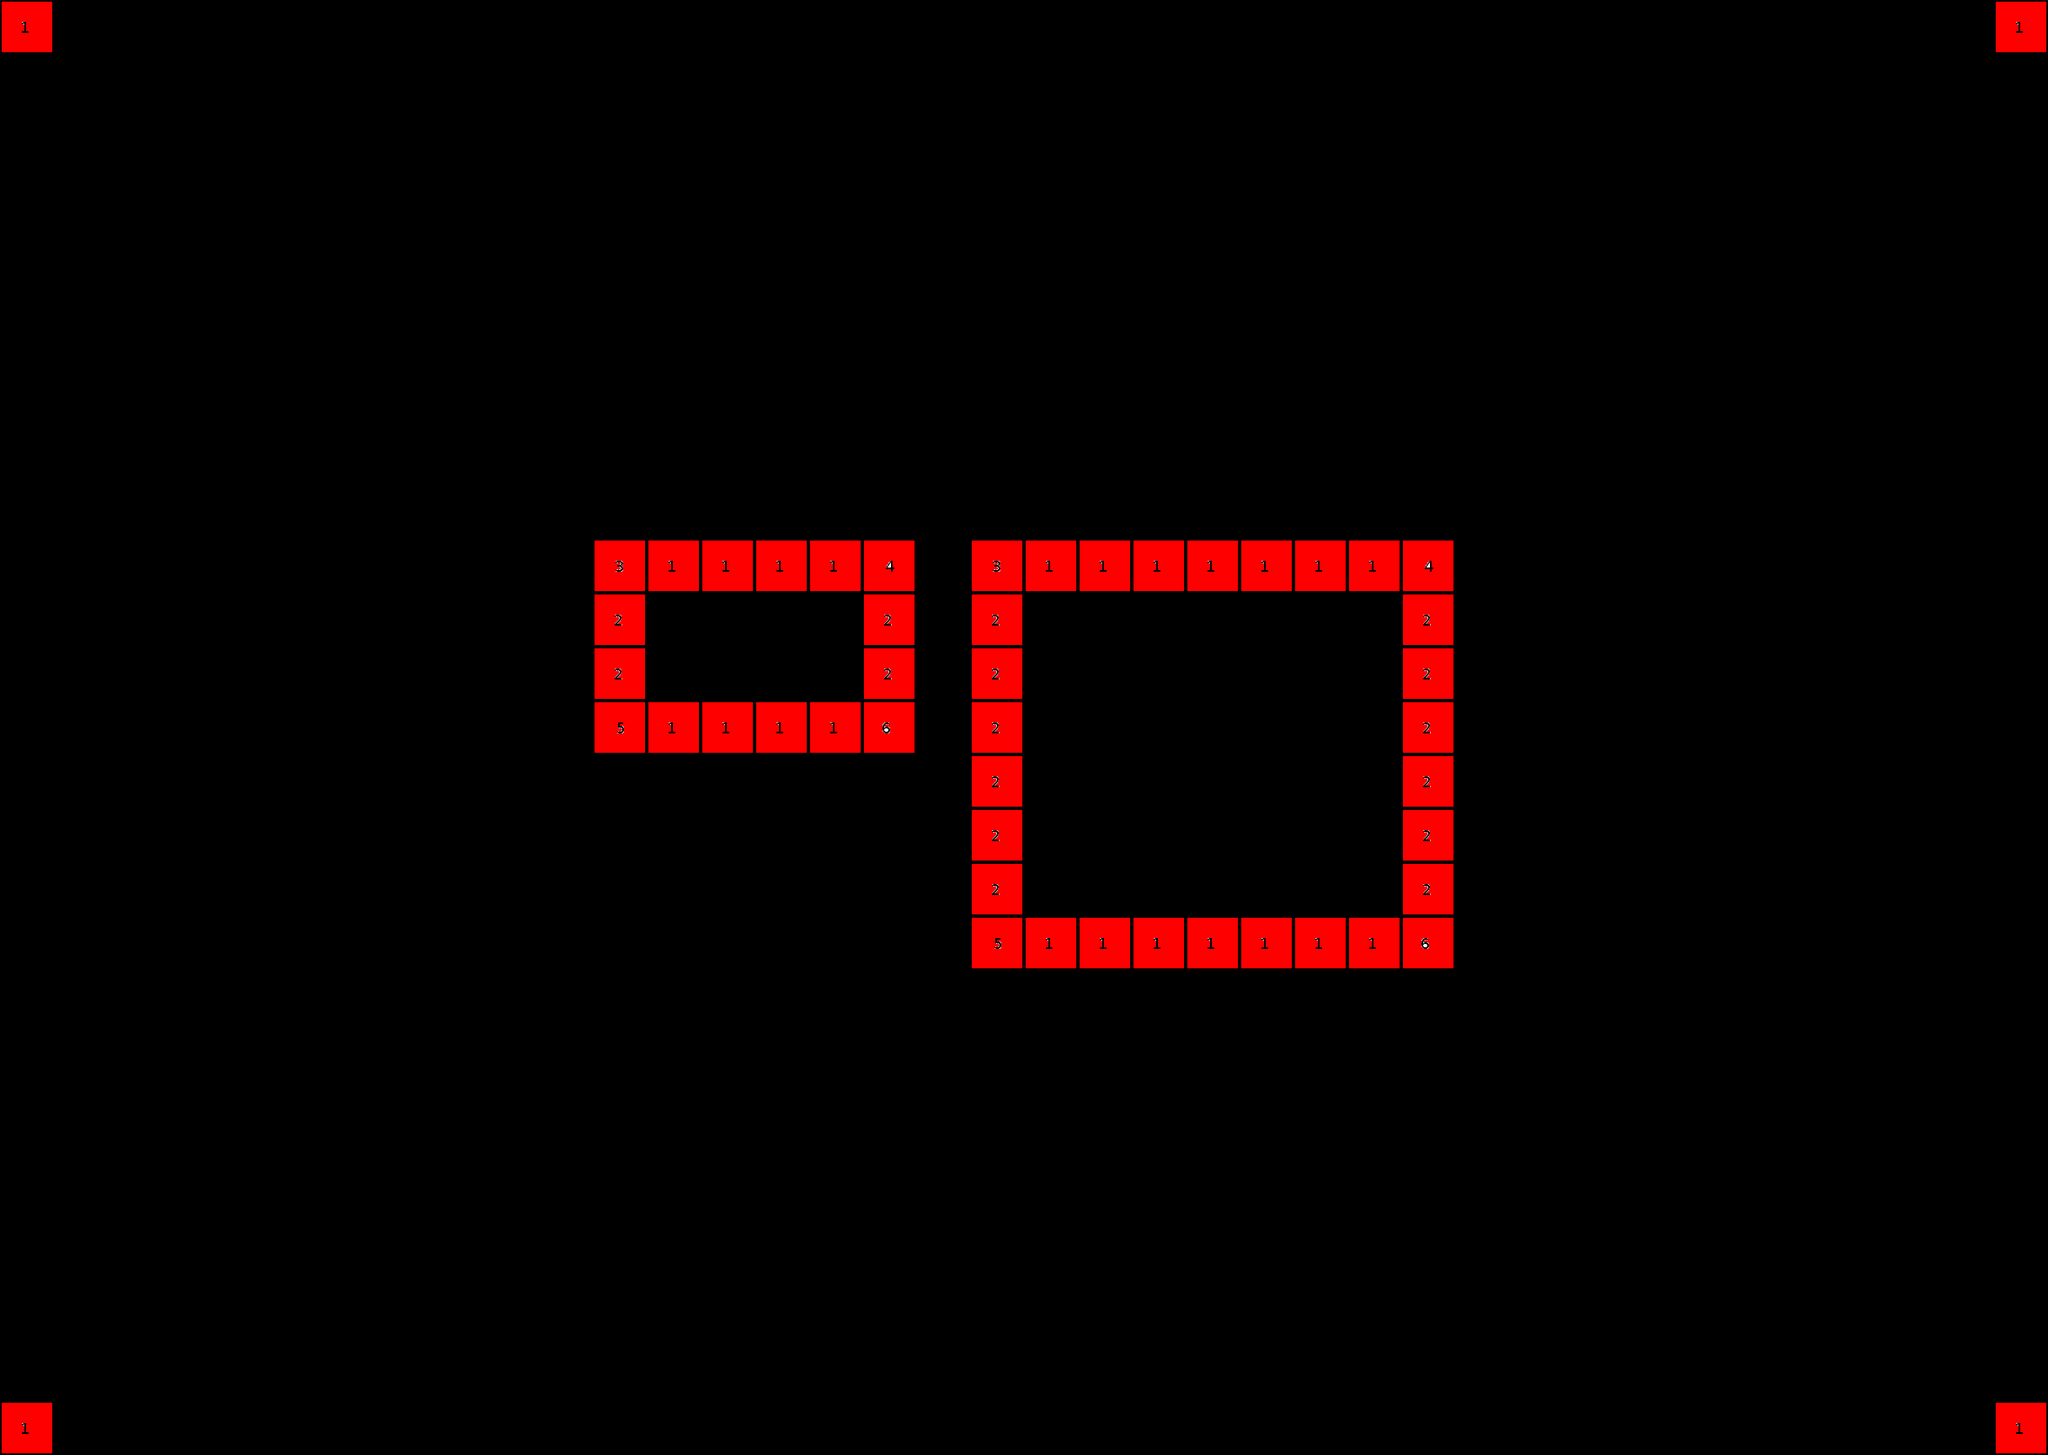

The image is a tile-based game level rendered from a .tmx file. Its description and source (layers, tilesets, objects; grid data summarised) follow:
An orthogonal 38x27 tile map with 64x64 px tiles, 2 tile layers (Track, Waypoints) and 165 objects (18x Climb, 17x Orc, 14x Enemy, 10x Lava, 9x MovingPlatform, ...).

<map version="1.4" tiledversion="1.4.2" orientation="orthogonal" renderorder="right-down" width="38" height="27" tilewidth="64" tileheight="64" infinite="0" nextlayerid="7" nextobjectid="166">
 <editorsettings>
  <export target="Track1.tmx" format="tmx" />
 </editorsettings>
 <tileset firstgid="1" name="Ortho" tilewidth="64" tileheight="64" tilecount="64" columns="8">
  <image source="Ortho.png" width="512" height="512" />
 </tileset>
 <layer id="1" name="Track" width="38" height="27">
  <data>[1026 cells, 50 non-empty, 6 distinct tile ids]</data>
 </layer>
 <layer id="2" name="Waypoints" width="38" height="27">
  <data>[1026 cells, 0 non-empty, 0 distinct tile ids]</data>
 </layer>
 <objectgroup id="3" name="Triggers" visible="0">
  <object id="1" type="Climb" x="157" y="1056" width="6" height="160" />
  <object id="2" type="Climb" x="1600" y="960" width="64" height="128" />
  <object id="3" type="Climb" x="1933" y="480" width="38" height="864" />
  <object id="4" type="Climb" x="2269" y="1184" width="6" height="160" />
  <object id="5" type="Lava" x="64" y="1632" width="1088" height="32" />
  <object id="6" type="Lava" x="1216" y="1632" width="1152" height="32" />
  <object id="7" type="Climb" x="832" y="1216" width="64" height="192" />
  <object id="8" type="Climb" x="128" y="1024" width="64" height="32" />
  <object id="9" type="Climb" x="2240" y="1152" width="64" height="32" />
  <object id="10" type="Exit" x="976" y="1056" width="32" height="32" />
  <object id="11" type="CanJump" x="128" y="960" width="64" height="32" />
  <object id="12" type="Slope" x="1408" y="960" width="128" height="128" />
  <object id="13" type="Slope" x="1088" y="1088" width="128" height="128" />
  <object id="14" type="Slope" x="1728" y="832" width="128" height="128" />
  <object id="15" type="CanJump" x="1600" y="896" width="64" height="32" />
  <object id="16" type="CanJump" x="832" y="1152" width="64" height="32" />
  <object id="17" type="CanJump" x="2240" y="1088" width="64" height="32" />
  <object id="18" type="Climb" x="1181" y="768" width="6" height="256" />
  <object id="19" type="Lava" x="1280" y="864" width="128" height="32" />
  <object id="20" type="Climb" x="77" y="64" width="38" height="672" />
  <object id="21" type="Climb" x="413" y="448" width="6" height="128" />
  <object id="22" type="Climb" x="541" y="448" width="6" height="128" />
  <object id="23" type="Climb" x="669" y="448" width="6" height="128" />
  <object id="24" type="Climb" x="797" y="448" width="6" height="128" />
  <object id="25" type="Climb" x="925" y="448" width="6" height="128" />
  <object id="26" type="Climb" x="1053" y="448" width="6" height="128" />
  <object id="27" type="Lava" x="384" y="608" width="704" height="32" />
  <object id="28" type="Lava" x="448" y="800" width="64" height="32" />
  <object id="29" type="Lava" x="576" y="800" width="64" height="32" />
  <object id="30" type="Lava" x="704" y="800" width="64" height="32" />
  <object id="31" type="Lava" x="832" y="800" width="64" height="32" />
  <object id="32" type="Lava" x="960" y="800" width="64" height="32" />
  <object id="33" type="Climb" x="1101" y="192" width="38" height="384" />
  <object id="34" type="Climb" x="285" y="640" width="6" height="128" />
  <object id="35" type="Lava" x="1664" y="224" width="704" height="32" />
  <object id="36" type="Climb" x="2077" y="960" width="6" height="128" />
 </objectgroup>
 <objectgroup id="4" name="Coins" visible="0">
  <object id="37" x="320" y="896" width="64" height="64" />
  <object id="38" x="576" y="896" width="64" height="64" />
  <object id="39" x="512" y="1088" width="64" height="64" />
  <object id="40" x="128" y="1280" width="64" height="64" />
  <object id="41" x="896" y="1280" width="64" height="64" />
  <object id="42" x="2048" y="960" width="64" height="64" />
  <object id="43" x="1792" y="960" width="64" height="64" />
  <object id="44" x="1216" y="1408" width="64" height="64" />
  <object id="45" x="1920" y="1408" width="64" height="64" />
  <object id="46" x="1216" y="1216" width="64" height="64" />
  <object id="47" x="128" y="1472" width="64" height="64" />
  <object id="48" x="384" y="1472" width="64" height="64" />
  <object id="49" x="1024" y="1536" width="64" height="64" />
  <object id="50" x="768" y="1472" width="64" height="64" />
  <object id="51" x="2304" y="1408" width="64" height="64" />
  <object id="52" x="192" y="640" width="64" height="64" />
  <object id="53" x="464" y="528" width="32" height="32" />
  <object id="54" x="592" y="528" width="32" height="32" />
  <object id="55" x="720" y="528" width="32" height="32" />
  <object id="56" x="848" y="528" width="32" height="32" />
  <object id="57" x="976" y="528" width="32" height="32" />
  <object id="58" x="960" y="896" width="64" height="64" />
  <object id="59" x="960" y="64" width="64" height="64" />
  <object id="60" x="448" y="256" width="64" height="64" />
  <object id="61" x="704" y="256" width="64" height="64" />
  <object id="62" x="640" y="352" width="64" height="64" />
  <object id="63" x="512" y="352" width="64" height="64" />
  <object id="64" x="1344" y="64" width="64" height="64" />
  <object id="65" x="2304" y="64" width="64" height="64" />
  <object id="66" x="2304" y="320" width="64" height="64" />
  <object id="67" x="2304" y="512" width="64" height="64" />
  <object id="68" x="2304" y="832" width="64" height="64" />
 </objectgroup>
 <objectgroup id="5" name="MovingEntities" visible="0">
  <object id="69" type="Orc" x="448" y="1184">
   <polyline points="0,0 640,0 768,-128" />
  </object>
  <object id="70" type="Enemy" x="96" y="1184">
   <polyline points="0,0 192,0" />
  </object>
  <object id="71" type="Orc" x="1696" y="1504">
   <polyline points="0,0 128,0" />
  </object>
  <object id="72" type="Enemy" x="1888" y="1312">
   <polyline points="0,0 128,0" />
  </object>
  <object id="73" type="MovingPlatform" x="1504" y="1536">
   <polyline points="0,32 0,-192" />
  </object>
  <object id="74" type="MovingPlatform" x="1088" y="1632">
   <polyline points="0,32 0,-192" />
  </object>
  <object id="75" type="MovingPlatform" x="128" y="1600">
   <polyline points="0,0 832,0" />
  </object>
  <object id="76" type="Enemy" x="416" y="992">
   <polyline points="0,0 128,0" />
  </object>
  <object id="77" type="Enemy" x="32" y="64">
   <polyline points="128,0 192,0 192,64 320,64 320,0 448,0 448,64 576,64 576,0 704,0 704,64 832,64 832,0 960,0 960,64 1024,64" />
  </object>
  <object id="78" type="Orc" x="2080" y="1120">
   <polyline points="0,0 256,0" />
  </object>
  <object id="79" type="Orc" x="928" y="928">
   <polyline points="0,0 128,0" />
  </object>
  <object id="80" type="Enemy" x="160" y="576">
   <polyline points="0,0 192,0" />
  </object>
  <object id="81" type="Orc" x="96" y="800">
   <polyline points="0,0 256,0" />
  </object>
  <object id="82" type="Orc" x="224" y="160">
   <polyline points="0,0 128,0" />
  </object>
  <object id="83" type="Orc" x="736" y="160">
   <polyline points="0,0 128,0" />
  </object>
  <object id="84" type="Enemy" x="1312" y="96">
   <polyline points="0,0 0,640" />
  </object>
  <object id="85" type="Orc" x="96" y="1376">
   <polyline points="0,0 448,0" />
  </object>
  <object id="86" type="Orc" x="544" y="1376">
   <polyline points="0,0 -448,0" />
  </object>
  <object id="87" type="Orc" x="96" y="390">
   <polyline points="0,0 1024,0" />
  </object>
  <object id="88" type="Orc" x="1120" y="390">
   <polyline points="0,0 -1024,0" />
  </object>
  <object id="89" type="Orc" x="608" y="160">
   <polyline points="0,0 -128,0" />
  </object>
  <object id="90" type="Enemy" x="1056" y="288">
   <polyline points="0,0 -384,0" />
  </object>
  <object id="91" type="Enemy" x="160" y="288">
   <polyline points="0,0 384,0" />
  </object>
  </objectgroup>
 <objectgroup id="6" name="Physics" visible="0">
  <!-- 57 objects omitted --></objectgroup>
</map>
<!-- 74 of 165 objects omitted -->
